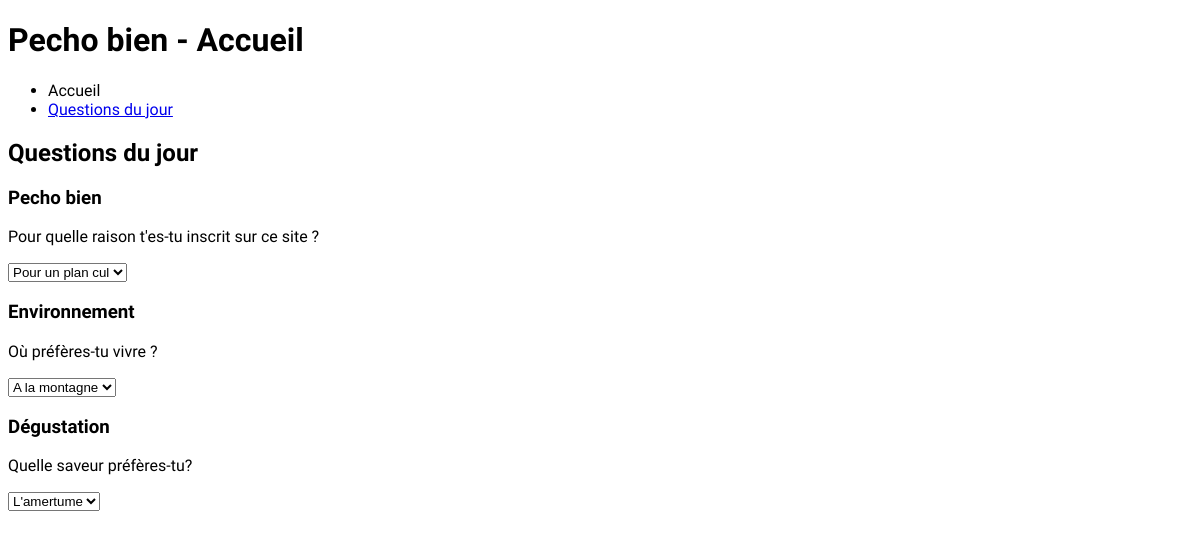
The page / on the database its author committed.
### question/models.py (models this page shows)
class Question(models.Model):
    titre = models.CharField(max_length=24, verbose_name="Titre de la question")
    texte = models.TextField(null=True, verbose_name="Question")
    class Meta:
        verbose_name = "Question"
        ordering = ['titre']
    def __str__(self):
        return self.titre

### question/views.py (the view)
# urls.py: path('', views.index, name='index'),
def index(request):
    questionsDuJour = get_random();
    questionReponse = {}
    for q in questionsDuJour:
        questionReponse[q] = QuestionReponse.objects.filter(question=q)
    return render(
        request,
        'index.html',
        context={'questionsDuJour':questionsDuJour, 'questionReponse':questionReponse},
    )

### question/models.py (called while the page is built)
    def __str__(self):
        return self.reponse

### question/templatetags/utils.py (called while the page is built)
@register.filter
def lookup(d, key):
	print(key)
	return d[key]

### question/views.py (called while the page is built)
def get_random():
    return Question.objects.order_by("?")[:3]

### question/templates/index.html
{% extends "base.html" %}
{% load utils %}
{% block title %}Pecho bien - Accueil{% endblock %}
{% block content %}
	<h2>Questions du jour</h2>
	{% for q in questionsDuJour %}
		<h3>{{ q.titre }}</h3>
		<p>{{ q.texte }}</p>
		<select>
		{% for r in questionReponse|lookup:q %}
			<option value="{{ r.reponse }}">{{ r.reponse }}</option>
		{% endfor %}
		</select>
	{% endfor %}
{% endblock %}

### templates/base.html (shortened to what this page needs)
<!DOCTYPE html>
<html>
	<head>
		{% load static %}
		<link rel="stylesheet" href="css/style.css">
		<link rel="stylesheet" href="https://cdnjs.cloudflare.com/ajax/libs/font-awesome/4.7.0/css/font-awesome.min.css">
	</head>
	<body>
		<header>
			<h1>{% block title %} Pecho bien {% endblock %}</h1>
		</header>
		<nav>
			<ul>
				<li>Accueil</li>
				<li><a href='#'>Questions du jour</a></li>
			</ul>
		</nav>
		<section class="content">
			{% block content %}{% endblock %}
		</section>
	</body>
</html>

### static/css/style.css (style rules this page uses)
html { font-family: 'Kavivanar', cursive; }

### rows shown on the page
Question: titre "Pecho bien", texte "Pour quelle raison t'es-tu inscrit sur ce site ?"
Question: titre "Environnement", texte "Où préfères-tu vivre ?"
Question: titre "Dégustation", texte "Quelle saveur préfères-tu?"

### other values the page prints
form field value "Pour un plan cul"
form field value "A la montagne"
form field value "L'amertume"
